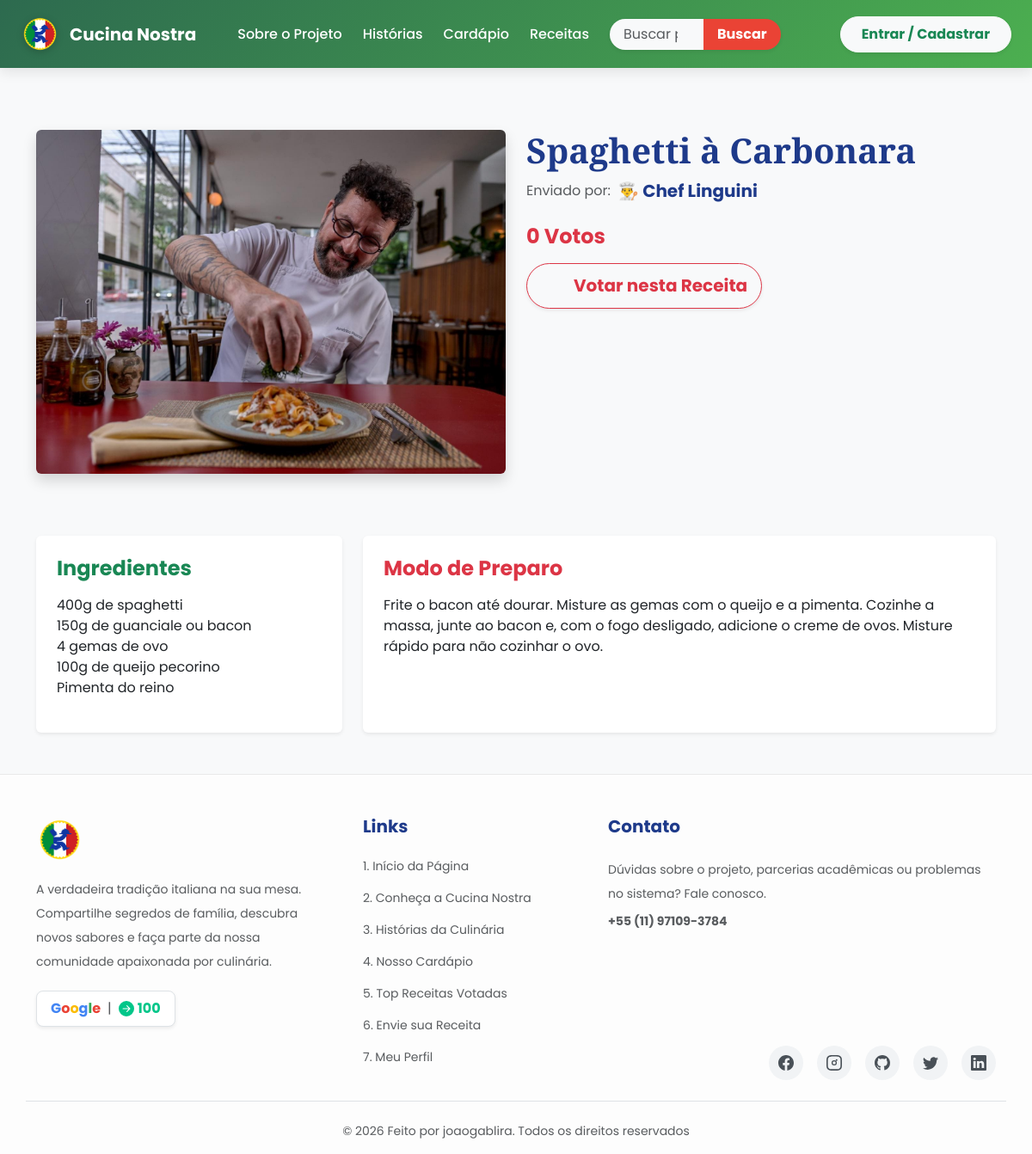
/receita.php?id=3, run on the app's committed database.
### tables this page shows
CREATE TABLE `recipes` (
  `id` int(11) NOT NULL,
  `user_id` int(11) DEFAULT NULL,
  `category_id` int(11) DEFAULT NULL,
  `title` varchar(150) NOT NULL,
  `ingredients` text NOT NULL,
  `preparation` text NOT NULL,
  `image_url` varchar(255) DEFAULT NULL,
  `status` enum('pending','approved') DEFAULT 'pending',
  `created_at` timestamp NOT NULL DEFAULT current_timestamp()
);

CREATE TABLE `users` (
  `id` int(11) NOT NULL,
  `name` varchar(100) NOT NULL,
  `email` varchar(100) NOT NULL,
  `password` varchar(255) NOT NULL,
  `created_at` timestamp NOT NULL DEFAULT current_timestamp(),
  `bio` text DEFAULT NULL,
  `profile_pic` varchar(255) DEFAULT 'assets/img/default-avatar.png'
);

### receita.php (the view, shortened to what this page needs)
<?php
require_once 'config/database.php';
$id = $_GET['id'];
$stmt = $conn->prepare("SELECT r.*, u.name as autor, (SELECT COUNT(*) FROM votes v WHERE v.recipe_id = r.id) as total_votos FROM recipes r JOIN users u ON r.user_id = u.id WHERE r.id = :id");
$stmt->bindParam(':id', $id);
$stmt->execute();
$receita = $stmt->fetch(PDO::FETCH_ASSOC);
?>
<!DOCTYPE html>
<html lang="pt-BR">
<head>
    <link href="https://cdn.jsdelivr.net/npm/bootstrap@5.3.0/dist/css/bootstrap.min.css" rel="stylesheet">
    <link rel="stylesheet" href="assets/css/style.css">
</head>
<body class="bg-light">
    <?php include __DIR__ . '/views/navbar.php'; ?>
    <div class="container my-5 pt-4">
        <div class="row">
            <div class="col-md-6 mb-4">
                <img src="<?php echo htmlspecialchars($receita['image_url']); ?>" class="img-fluid rounded shadow" style="width: 100%; height: 400px; object-fit: cover;">
            </div>
            <div class="col-md-6">
                <h1 class="fw-bold text-azul-escuro font-playfair"><?php echo htmlspecialchars($receita['title']); ?></h1>
                <p class="text-muted d-flex align-items-center gap-2">
                    Enviado por:
                    <a href="perfil.php?id=<?php echo $receita['user_id']; ?>" class="text-decoration-none text-azul-escuro fw-bold fs-5 hover-underline">
                        👨‍🍳 <?php echo htmlspecialchars($receita['autor']); ?>
                    </a>
                </p>
                <h4 class="text-danger mt-4 fw-bold"><?php echo $receita['total_votos']; ?> Votos</h4>
                <form action="controllers/VoteController.php" method="POST" class="mt-3" id="formVoto">
                    <button type="button" onclick="computarVotoAnimado()" class="btn btn-outline-danger btn-lg rounded-pill shadow-sm d-flex align-items-center gap-2 fw-bold">
                        <span style="width: 35px; height: 35px; display: flex; align-items: center; justify-content: center; margin-left: -5px;">
                            <lottie-player id="lottie-heart" src="assets/img/Heart Animated.json" background="transparent" speed="1.5" style="width: 150%; height: 150%;"></lottie-player>
                        </span>
                        Votar nesta Receita
                    </button>
                </form>
            </div>
        </div>
        <div class="row mt-5">
            <div class="col-md-4">
                <div class="card border-0 shadow-sm p-4 h-100">
                    <h4 class="fw-bold text-success mb-3">Ingredientes</h4>
                    <p><?php echo nl2br(htmlspecialchars($receita['ingredients'])); ?></p>
                </div>
            </div>
            <div class="col-md-8">
                <div class="card border-0 shadow-sm p-4 h-100">
                    <h4 class="fw-bold text-danger mb-3">Modo de Preparo</h4>
                    <p><?php echo nl2br(htmlspecialchars($receita['preparation'])); ?></p>
                </div>
            </div>
        </div>
    </div>
    <?php include __DIR__ . '/views/footer.php'; ?>
</body>
</html>

### assets/css/style.css (style rules this page uses)
:root { --verde-italia: #4CAF50; --vermelho-italia: #FF3B30; --azul-escuro: #1E3A8A; --fundo-claro: #F8F9FA; --verde-gradient: linear-gradient(135deg, #2d6a4f 0%, #4CAF50 100%); --vermelho-gradient: linear-gradient(135deg, #a4133c 0%, #FF3B30 100%); --azul-gradient: linear-gradient(135deg, #1E3A8A 0%, #3b82f6 100%); --sombra-card: 0 10px 30px rgba(0, 0, 0, 0.08); --sombra-hover: 0 15px 40px rgba(0, 0, 0, 0.12); }
body { font-family: 'Poppins', sans-serif; background-color: var(--fundo-claro); color: #333; overflow-x: hidden; }
h1, h2, h3, .hero-title { font-family: 'Playfair Display', serif; }
.text-azul-escuro { color: var(--azul-escuro) !important; }

### data on the page
recipes: image_url (picture), title "Spaghetti à Carbonara", user.name "Chef Linguini", ingredients "400g de spaghetti 150g de guanciale ou bacon 4 gemas de ovo 100g de queijo pecorino Pimenta do reino", preparation "Frite o bacon até dourar. Misture as gemas com o queijo e a pimenta. Cozinhe a massa, junte ao bacon e, com o fogo desligado, adicione o creme de ovos. Misture rápido para não cozinhar o ovo."

### other printed values
$receita['total_votos'] "0"
